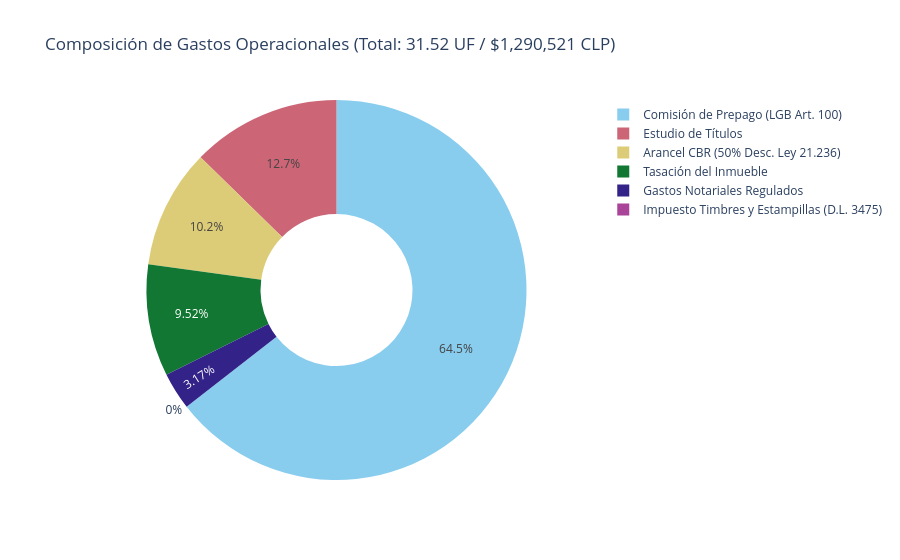

Notebook cell for this chart:
### Markdown cell above
## 3. Desglose de Gastos de Cierre bajo Ley N° 21.236
Calculamos los costos operacionales reales de migración considerando:
- **Comisión de Prepago:** Límite legal Art. 100 LGB (1.5 meses de intereses devengados).
- **Conservador de Bienes Raíces (CBR):** Arancel con 50% de descuento legal por subrogación.
- **Impuesto de Timbres y Estampillas (D.L. 3475):** 100% exento para refinanciamiento puro.

### Code cell
costs = SwitchingCostCalculator.calculate_total_costs(
    balance_uf=statement.current_balance_uf,
    current_annual_rate=statement.annual_interest_rate_pct / 100.0
)

costs_df = pd.DataFrame([
    {'Concepto': 'Comisión de Prepago (LGB Art. 100)', 'Monto_UF': costs.prepayment_penalty_uf},
    {'Concepto': 'Arancel CBR (50% Desc. Ley 21.236)', 'Monto_UF': costs.cbr_uf},
    {'Concepto': 'Tasación del Inmueble', 'Monto_UF': costs.appraisal_uf},
    {'Concepto': 'Estudio de Títulos', 'Monto_UF': costs.title_deed_uf},
    {'Concepto': 'Gastos Notariales Regulados', 'Monto_UF': costs.notary_uf},
    {'Concepto': 'Impuesto Timbres y Estampillas (D.L. 3475)', 'Monto_UF': costs.stamp_tax_uf},
])
costs_df['Monto_CLP'] = costs_df['Monto_UF'].apply(market_service.convert_uf_to_clp)

fig_costs = px.pie(
    costs_df, values='Monto_UF', names='Concepto',
    title=f'Composición de Gastos Operacionales (Total: {costs.total_cost_uf:.2f} UF / ${market_service.convert_uf_to_clp(costs.total_cost_uf):,.0f} CLP)',
    hole=0.4,
    color_discrete_sequence=px.colors.qualitative.Safe
)
fig_costs.show()
costs_df

### Figure 1 — Plotly figure (JSON) as saved in the notebook; plotly's stock layout.template omitted (floating-point values rounded to 4 significant figures)
{"data": [{"domain": {"x": [0.0, 1.0], "y": [0.0, 1.0]}, "hole": 0.4, "hovertemplate": "Concepto=%{label}<br>Monto_UF=%{value}<extra></extra>", "labels": ["Comisión de Prepago (LGB Art. 100)", "Arancel CBR (50% Desc. Ley 21.236)", "Tasación del Inmueble", "Estudio de Títulos", "Gastos Notariales Regulados", "Impuesto Timbres y Estampillas (D.L. 3475)"], "legendgroup": "", "name": "", "showlegend": true, "type": "pie", "values": [20.32, 3.2, 3.0, 4.0, 1.0, 0.0]}], "layout": {"legend": {"tracegroupgap": 0}, "piecolorway": ["rgb(136, 204, 238)", "rgb(204, 102, 119)", "rgb(221, 204, 119)", "rgb(17, 119, 51)", "rgb(51, 34, 136)", "rgb(170, 68, 153)", "rgb(68, 170, 153)", "rgb(153, 153, 51)", "rgb(136, 34, 85)", "rgb(102, 17, 0)", "rgb(136, 136, 136)"], "title": {"text": "Composición de Gastos Operacionales (Total: 31.52 UF / $1,290,521 CLP)"}}}
